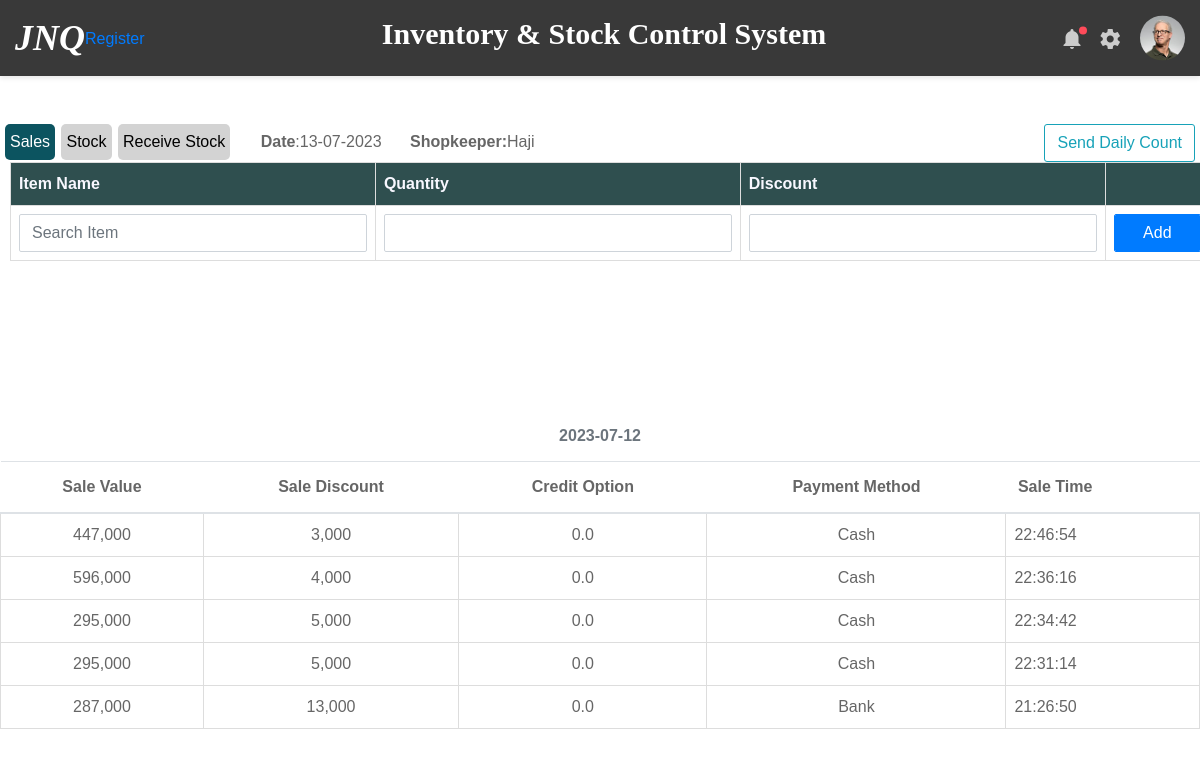
/1/shop, run on an earlier commit of the app's database.
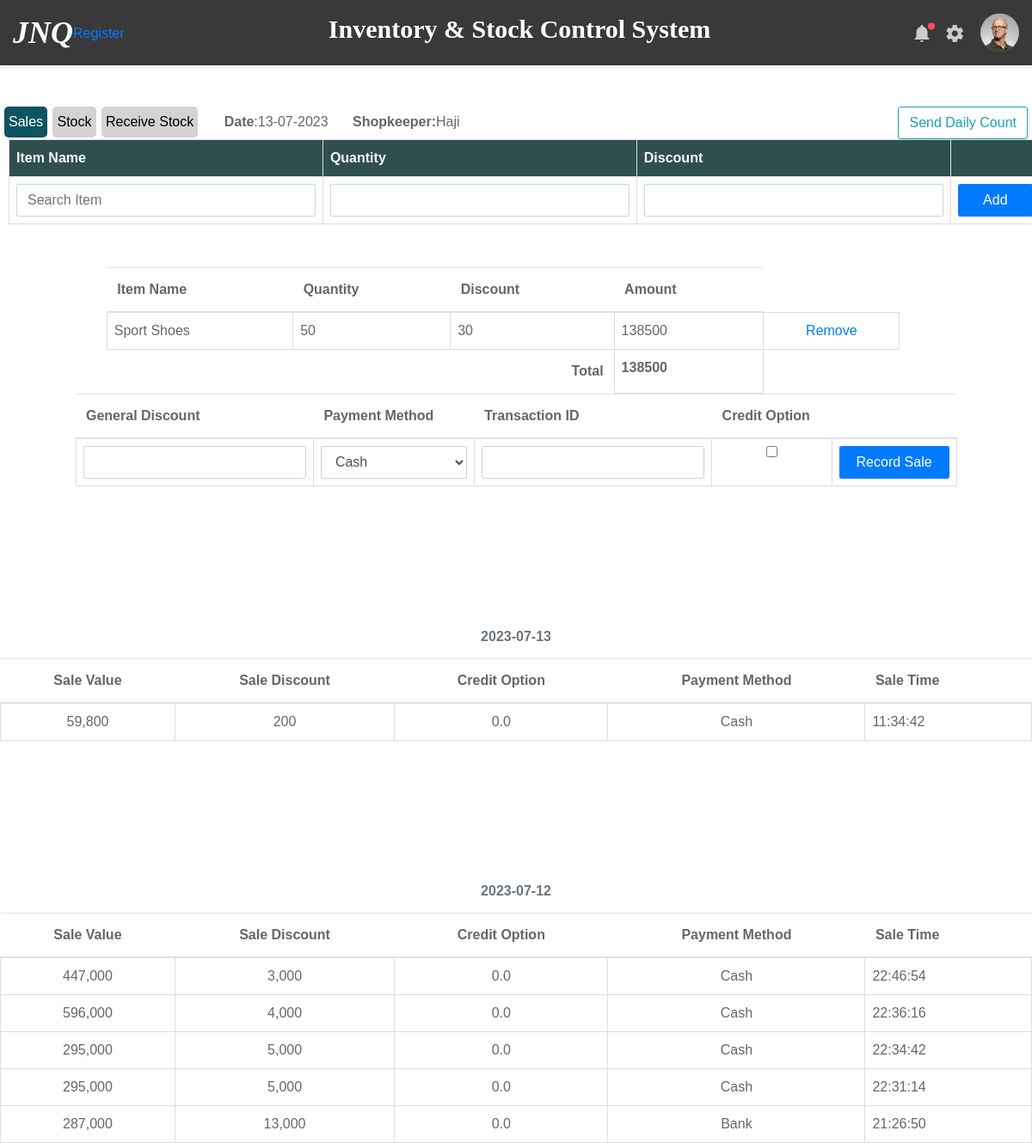
And on a later commit of the database.
### inventory/models.py (models this page shows)
class User(db.Model, UserMixin):
    id = db.Column(db.Integer, primary_key=True)
    username = db.Column(db.String(50), unique=True, nullable=False)
    password = db.Column(db.String(100), nullable=False)
    user_role = db.Column(db.String(30), nullable=False)
    date_registered = db.Column(db.DateTime, default=datetime.now)
    shops = db.relationship('Shop', backref='staff', lazy=True)
    stores = db.relationship('Store', backref='staff', lazy=True)
    shopkeepers = db.relationship('Shopkeeper', backref='user_details', lazy=True)

class Sale(db.Model):
    id = db.Column(db.Integer, primary_key=True)
    sales_value = db.Column(db.Integer, nullable=False)
    sales_discount = db.Column(db.Integer, nullable=False)
    payment_method = db.Column(db.String(80), nullable=False)
    transaction_id = db.Column(db.String(60))
    date_sold = db.Column(db.DateTime, default=datetime.now)
    shop_id = db.Column(db.Integer, db.ForeignKey('shop.id'))
    debtor_id = db.Column(db.Integer, db.ForeignKey('debtor.id'))
    credit_option = db.Column(db.Boolean)
    amount_paid = db.Column(db.Integer)
    sale_items = db.relationship('StockSold', backref='sale_group', lazy=True)

class StockSold(db.Model):
    id = db.Column(db.Integer, primary_key=True)
    item_name = db.Column(db.String(100), nullable=False)
    item_quantity = db.Column(db.Integer, nullable=False)
    item_discount = db.Column(db.Integer, nullable=False)
    item_value = db.Column(db.Integer, nullable=False)
    sale_id = db.Column(db.Integer, db.ForeignKey('sale.id'))

### inventory/routes.py (the view, shortened to what this page needs)
@app.route('/<int:shop_id>/shop', methods=['GET', 'POST'])
def stock_sold(shop_id):
    shop = Shop.query.get_or_404(shop_id)
    selection_form = ShopStockSoldForm()
    sales_form = SaleForm()
    cart_items = StockSold.query.filter_by(sale_id=None).all()
    total_amount = 0
    for item in cart_items:
        total_amount += item.item_value
    sales_lookup = {}
    total_discount = {}
    Date = today_date()
    current_date = datetime.now()
    sales_entries = Sale.query.filter(Sale.date_sold <= current_date, Sale.shop_id == shop.id
                                           ).order_by(Sale.date_sold.desc()).all()
    for entry in sales_entries:
        entry_id = entry.id
        total_discount[entry_id] = sum([(item.item_discount*item.item_quantity) for item in entry.sale_items]) + entry.sales_discount
        date = entry.date_sold.date()
        if date in sales_lookup:
            sales_lookup[date].append(entry)
        else:
            sales_lookup[date] = [entry]
    return render_template('stock_sold.html', selection_form=selection_form, sales_lookup=sales_lookup, Date=Date, shop=shop,
                           sales_form=sales_form, cart_items=cart_items, total_amount=total_amount,
                           sales_entries=sales_entries, total_discount=total_discount)

### inventory/templates/stock_sold.html (shortened to what this page needs)
{% extends 'layout.html' %}
{% block content %}
    {% if current_user.user_role == 'Admin' %}
    <a href="{{ url_for('view_shop', shop_id = shop.id) }}" class="btn btn-secondary ml-2 mb-2">Back to Shop</a>
    {% else %}
    <div class="button-container">
        <a href="{{ url_for('stock_sold', shop_id=shop.id)}}" class="button active">Sales</a>
        <a href="{{ url_for('view_shop', shop_id=shop.id)}}"class="button">Stock</a>
        <a href="{{ url_for('stock_received', shop_id=shop.id)}}" class="button">Receive Stock</a>
        <a class="ml-4"><strong>Date</strong>:{{Date}}</a>
        {% if current_user in shop.shopkeepers %}
          <a class="ml-4"><strong>Shopkeeper:</strong>{{current_user.username }}</a>
      {% else %}
          <a class="ml-4"><strong>Shopkeeper:</strong>{{shop.shopkeepers[0].user_details.username }}</a>
      {% endif %}
        <div class="float-right"><a href="{{ url_for('daily_count', shop_id=shop.id)}}" class="btn btn-outline-info">Send Daily Count</a></div>
    </div>
    {% endif %}
    <table class="table" id="CartTable">
        <thead>
            <tr>
                <th>Item Name</th>
                <th>Quantity</th>
                <th>Discount</th>
                <th></th>
            </tr>
        </thead>
        <tbody>
            <tr>
                <form method="POST">
                    <td>{{ selection_form.item_name(class="form-control", id="searchItemName", placeholder="Search Item") }}</td>
                    <td>{{ selection_form.item_quantity(class="form-control") }}</td>
                    <td>{{ selection_form.item_discount(class="form-control") }}</td>
                    <td>{{ selection_form.submit(class="form-control btn btn-primary") }}</td>
                </form>
            </tr>
        </tbody>
    </table>
    {% if cart_items %}
    <div class="row">
        <table class="table col-9 m-auto">
            <thead>
                <tr>
                    <th>Item Name</th>
                    <th>Quantity</th>
                    <th>Discount</th>
                    <th>Amount</th>
                </tr>
            </thead>
            <tbody>
                {% for item in cart_items %}
                <tr>
                    <td>{{ item.item_name }}</td>
                    <td>{{ item.item_quantity }}</td>
                    <td>{{ item.item_discount }}</td>
                    <td>{{ item.item_value }}</td>
                    <td class="text-center"><a href="{{ url_for('remove_cart_item', shop_id=shop.id, item_id=item.id) }}">Remove</a></td>
                </tr>
                {% endfor %}
                <tr>
                    <th colspan="3"><span class="float-right">Total</span></th>
                    <td><strong>{{ total_amount }}</strong></td>
                </tr>
                <div class="row">
                    <table class="table col-10 m-auto">
                        <thead>
                            <tr>
                                <th>General Discount</th>
                                <th>Payment Method</th>
                                <th>Transaction ID</th>
                                <th>Credit Option</th>
                                <th></th>
                            </tr>
                        </thead>
                        <tbody>
                            <tr>
                                <form method="POST">
                                    <td>{{ sales_form.sale_discount(class="form-control") }}</td>
                                    <td>{{ sales_form.payment_method (class="form-control", id="payment_method") }}</td>
                                    <td>{{ sales_form.transaction_id (class="form-control", id="transaction_id") }}</td>
                                    <td>{{ sales_form.credit_option (class=" form-control", id="credit_option") }}</td>
                                    <td>{{ sales_form.submit(class="form-control btn btn-primary") }}</td>
                                </form>
                            </tr>
                        </tbody>
                    </table>
                </div>
            </tbody>
        </table>
    </div>
    {% endif %}
    {% if not sales_lookup %}
        <div class="text-center mt-4"><h5 class="font-italic">There are no sales for this shop yet.</h5></div>
    {% else %}
        {% for date in sales_lookup.keys() %}
            {% if current_user.user_role != 'Admin'%}
            <div class="table" id="SalesTable">
                {% else %}
                <div class="table">
                    {% endif %}
                    <table class="table mt-4">
                        <thead>
                            <caption style="caption-side: top; text-align: center"><span><strong>{{date}}</strong></span></caption>
                            <tr>
                                <th class="text-center">Sale Value</th>
                                <th class="text-center">Sale Discount</th>
                                <th class="text-center">Credit Option </th>
                                <th class="text-center">Payment Method</th>
                                <th colspan="2">Sale Time</th>
                            </tr>
                        </thead>
                        <tbody>
                            {% for entry in sales_lookup[date] %}
                            <tr>
                                <td class="text-center">{{ "{:,}".format (entry.sales_value) }}</td>
                                <td class="text-center">{{ "{:,}".format (total_discount[entry.id]) }}</td>
                                {% if entry.credit_option %}
                                    <td class="text-center">{{ entry.sales_value - entry.amount_paid }}</td>
                                {% else %}
                                    <td class="text-center">0.0</td>
                                {% endif %}
                                <td class="text-center">{{ entry.payment_method }}</td>
                                <td>{{ entry.date_sold.strftime('%H:%M:%S') }}</td>
                            </tr>
                            {% endfor %}
                        </tbody>
                    </table>
                </div>
        {% endfor %}
    {% endif %}
{% endblock %}

What changed in the data, as far as the page shows it:
added StockSold: item_name "Sport Shoes", item_quantity "50", item_discount "30", item_value "138500"
added Sale: sales_value "59,800", total_discount "200", shows "0.0", payment_method "Cash", date_sold "11:34:42", shown under "2023-07-13"
Also different on the page:
{{ total_amount }}: (not shown) → "138500"
form field payment_method: (not shown) → "Cash"
form field credit_option: (not shown) → "☐"
form field submit: (not shown) → "Record Sale"
text now shown: "Item Name Quantity Discount Amount Total General Discount Payment Method Transaction ID Credit Option"
new list line: "2023-07-13 Sale Value Sale Discount Credit Option Payment Method Sale Time"
